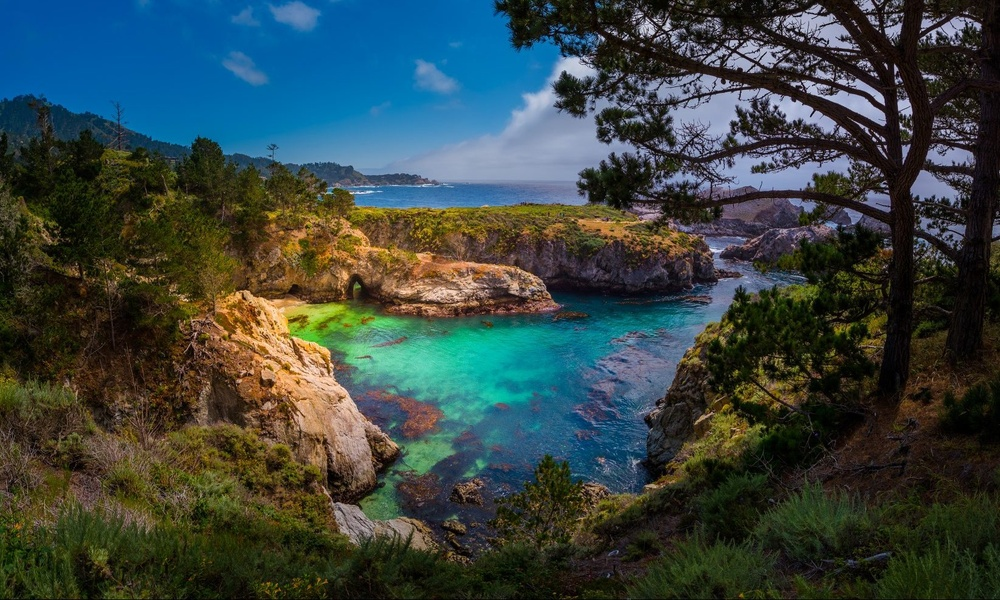
#> input picture images/point lobos.jpg, 1000 x 600 px, shrunk from 1645 x 987 before the run
$ python adaptive_thresholding.py --image 'images/point lobos.jpg'
#> lines starting #> are read from the running program, lines starting #| are printed output that depends on the picture; after the words box and inside, x2 and y2 are one past the last pixel; in counts of white or black regions, pixels touching at a corner belong together
import numpy as np
import argparse
import cv2

ap = argparse.ArgumentParser()
ap.add_argument("-i", "--image", required = True, help = "Path to the image")
args = vars(ap.parse_args())

image = cv2.imread(args["image"])
#> image is the input picture: shape (600, 1000, 3); mean B, G, R 66.5, 68.7, 55.4
image = cv2.cvtColor(image, cv2.COLOR_BGR2GRAY)
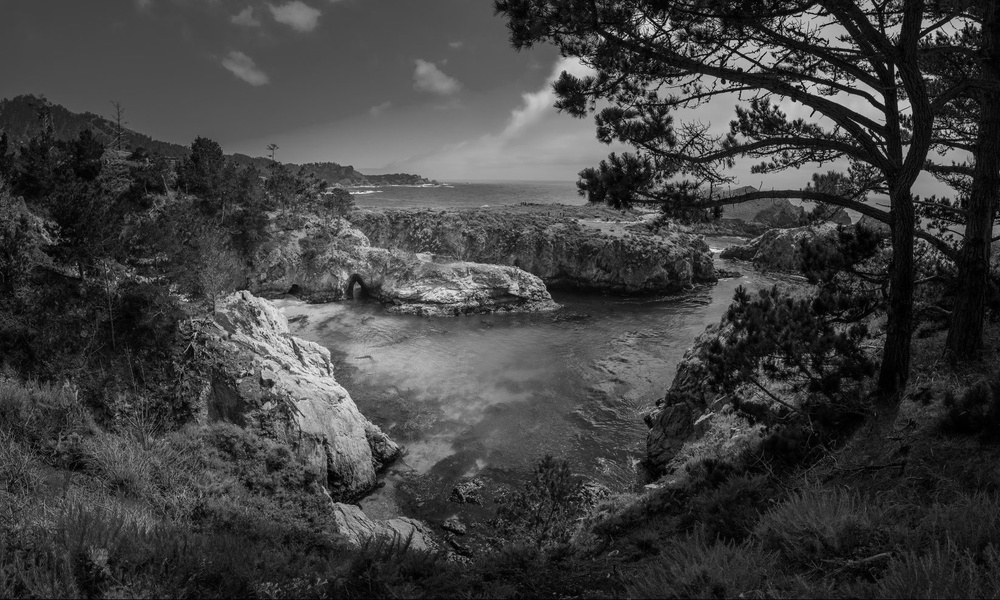
#> image: shape (600, 1000); min 0, max 238, mean 64.5
blurred = cv2.GaussianBlur(image, (5, 5), 0)
cv2.imshow("Blurred Grayscale Image", blurred)
cv2.waitKey(0)

threshold = cv2.adaptiveThreshold(blurred, 255, cv2.ADAPTIVE_THRESH_MEAN_C, cv2.THRESH_BINARY_INV, 11, 4)
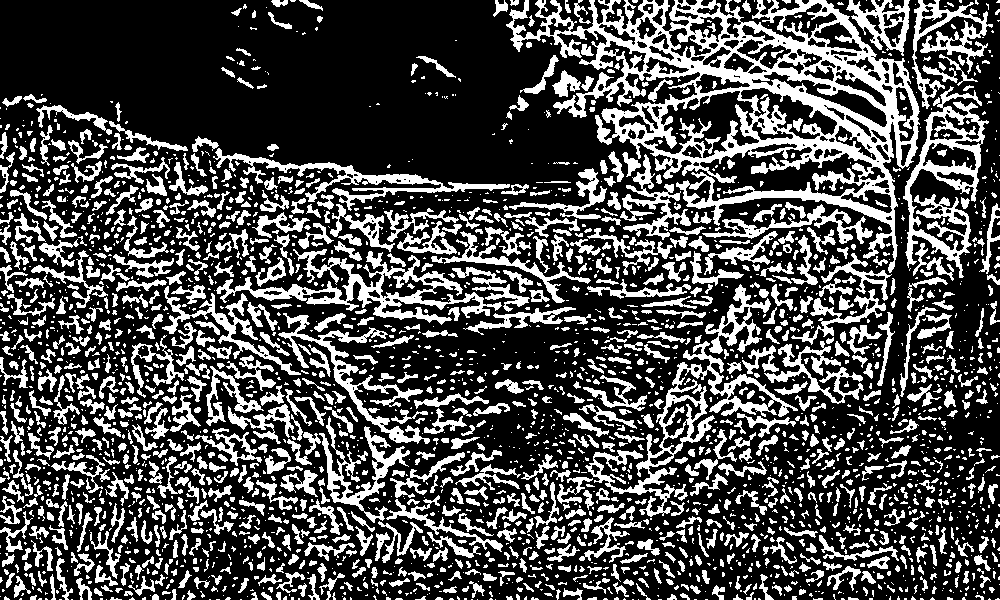
#> threshold: shape (600, 1000); 30.1% white; 2822 white regions (1648 under 20 px), largest, box (x1, y1, x2, y2) and area: (506, 0, 920, 273) 29704, (585, 341, 798, 517) 5269, (216, 249, 502, 325) 4983
cv2.imshow("Mean Threshold", threshold)
cv2.waitKey(0)

threshold = cv2.adaptiveThreshold(blurred, 255, cv2.ADAPTIVE_THRESH_GAUSSIAN_C, cv2.THRESH_BINARY_INV, 15, 3)
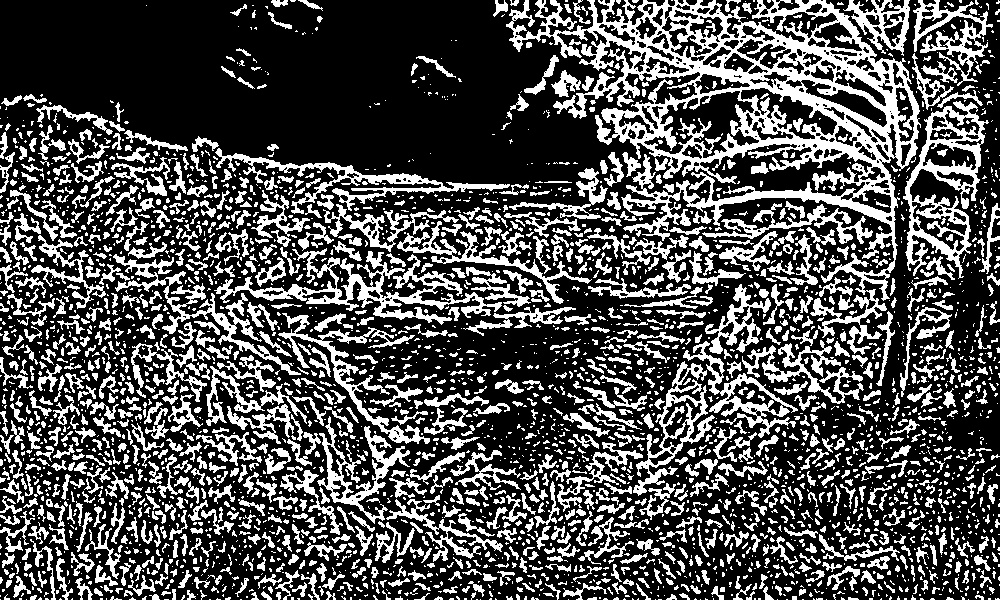
#> threshold: shape (600, 1000); 31.1% white; 3417 white regions (2161 under 20 px), largest, box (x1, y1, x2, y2) and area: (506, 0, 921, 355) 33217, (214, 248, 502, 325) 4931, (903, 101, 989, 279) 4673
cv2.imshow("Gaussian Threshold", threshold)
cv2.waitKey(0)

# Picking between Gaussian and mean typically requires experimentation to figure out which one works better.
